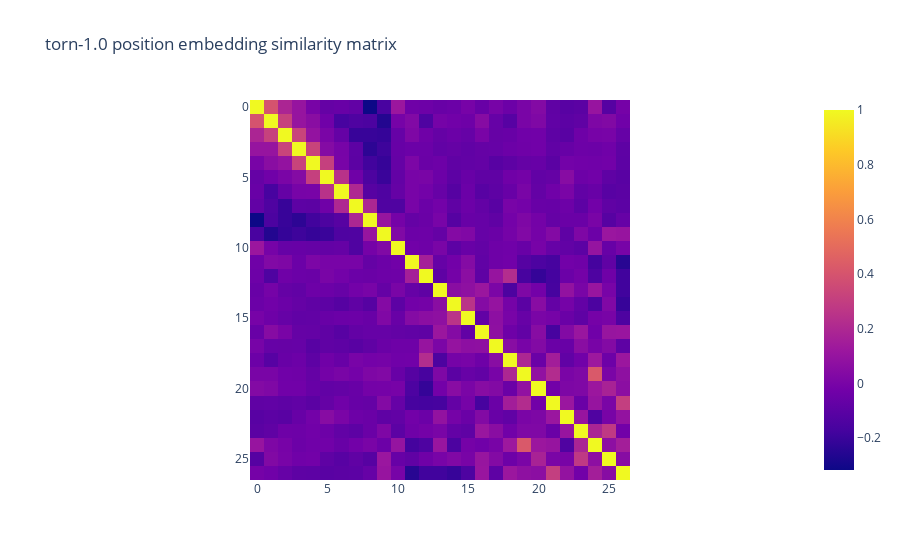

Notebook code cell kept with this figure:
### Code cell
import plotly.express as px

embedding = model.module.position_embedding(torch.arange(block_size)).detach().numpy()

similarity = []

for x in embedding:
    row = []
    for y in embedding:
        row.append(np.dot(x, y)/(np.linalg.norm(x)*np.linalg.norm(y)))
    similarity.append(row)

figure = px.imshow(similarity, title=f"{MODELNAME} position embedding similarity matrix")
figure

### Figure 1 — Plotly figure (JSON) as saved in the notebook; plotly's stock layout.template omitted (floating-point values rounded to 4 significant figures; data arrays with more than 128 entries replaced by an {"elided": "..."} marker saying what was removed)
{"data": [{"coloraxis": "coloraxis", "hovertemplate": "x: %{x}<br>y: %{y}<br>color: %{z}<extra></extra>", "name": "0", "type": "heatmap", "xaxis": "x", "yaxis": "y", "z": {"elided": "27x27 float values"}}], "layout": {"coloraxis": {"colorscale": [[0, "#0d0887"], [0.1111, "#46039f"], [0.2222, "#7201a8"], [0.3333, "#9c179e"], [0.4444, "#bd3786"], [0.5556, "#d8576b"], [0.6667, "#ed7953"], [0.7778, "#fb9f3a"], [0.8889, "#fdca26"], [1, "#f0f921"]]}, "title": {"text": "torn-1.0 position embedding similarity matrix"}, "xaxis": {"anchor": "y", "constrain": "domain", "domain": [0, 1], "scaleanchor": "y"}, "yaxis": {"anchor": "x", "autorange": "reversed", "constrain": "domain", "domain": [0, 1]}}}
